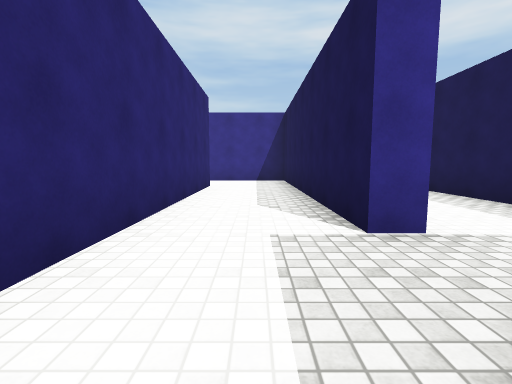
view 1 (above)

16 first-person views from a walk through a Unity game level. The camera is 1.2 m above the floor, tilts 6° down and sees 85° across. The floor is counted in squares, 2 m on a side. Each view is taken from the middle of a square. On the plan, view 1 faces up. The plan holds only what a view shows up to about 9 squares ahead; the rest is blank. The player is left out. Surface patterns are stand-ins for the level's own textures.

view 2
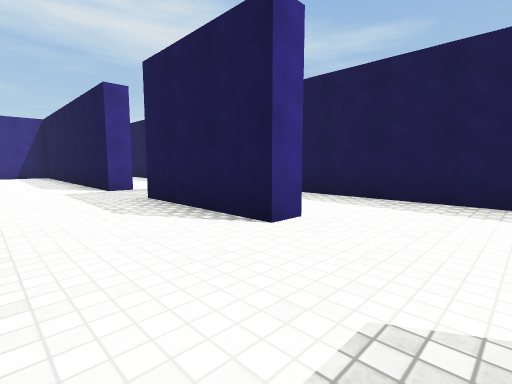

view 3
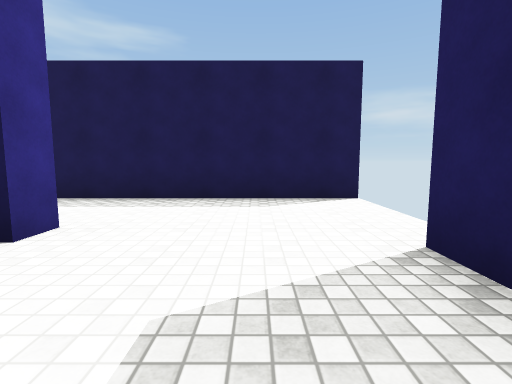

view 4
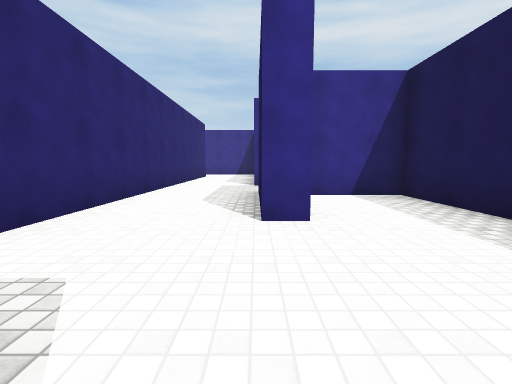

view 5
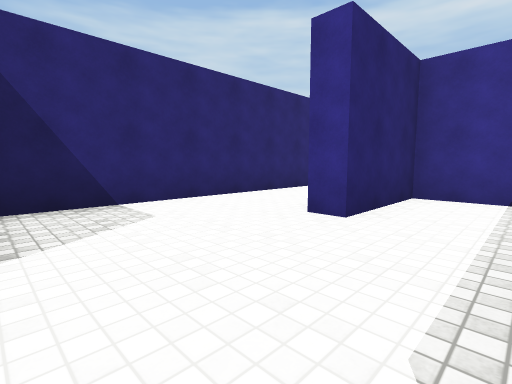

view 6
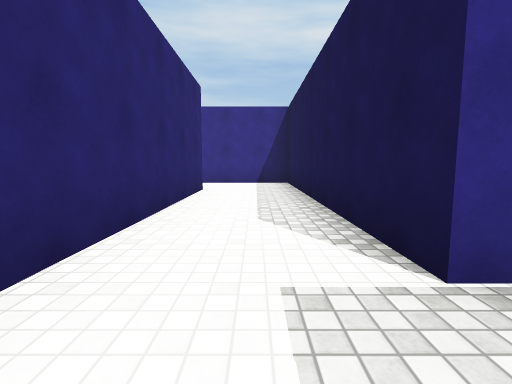

view 7
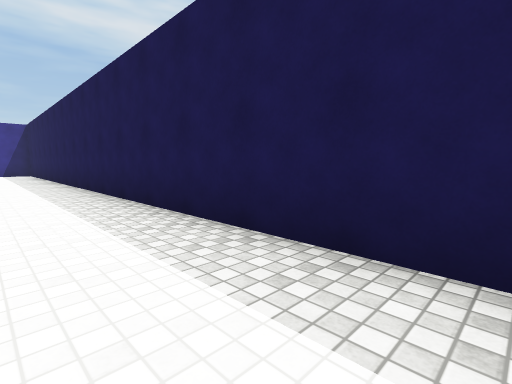

view 8
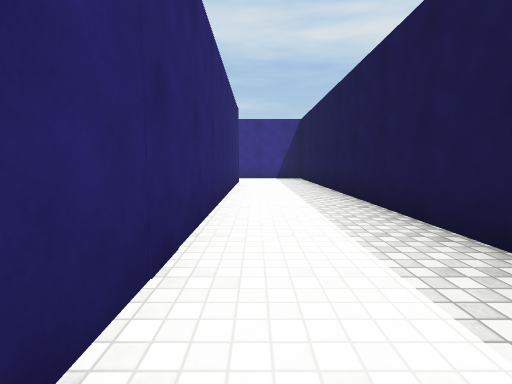

view 9
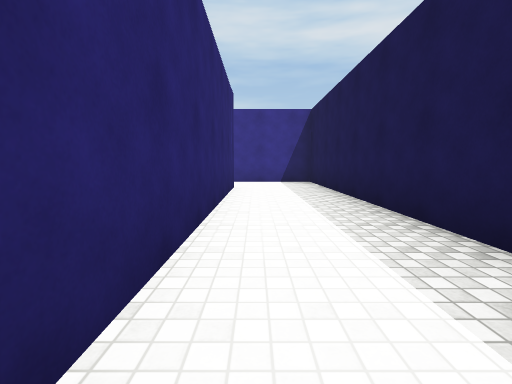

view 10
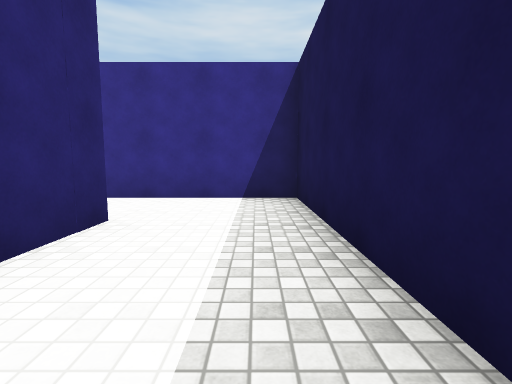

view 11
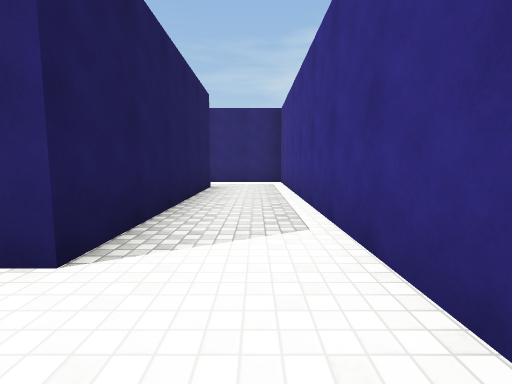

view 12
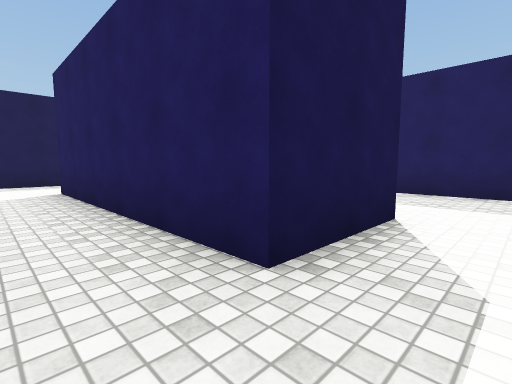

view 13
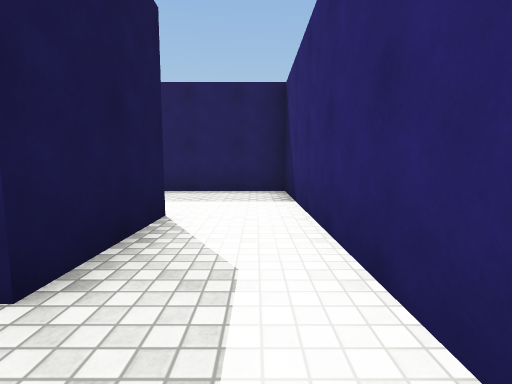

view 14
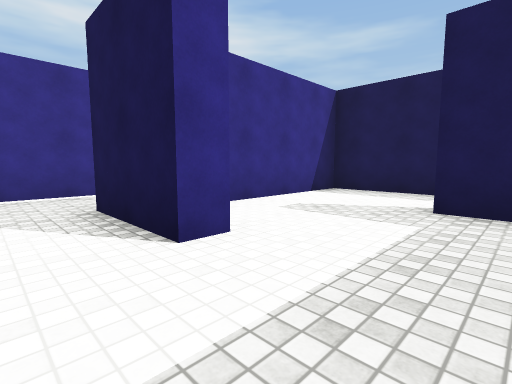

view 15
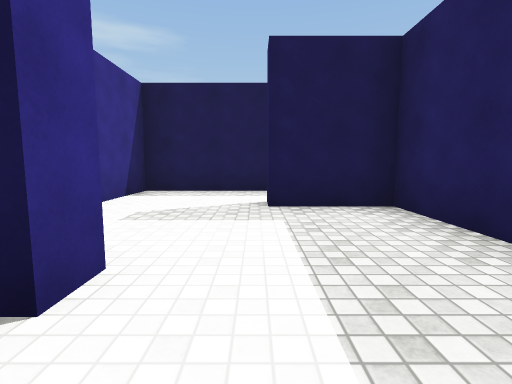

view 16
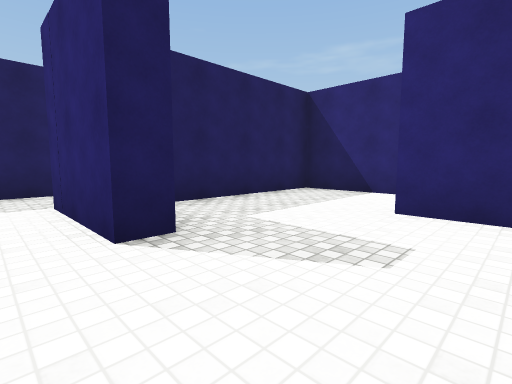

### Floor plan
Ten units are one square. View 1 is at (0, 0); x grows to the right and y downward. Boxes are objects, and circles mark ways between rooms. Rooms are numbered by the first view taken in them; rooms with no view inside come last. Other rooms are left out.
<svg viewBox="-61 -193 103 258">
<path fill="none" stroke="#000" d="M10 -23 10 -94 -16 -94M2 52 10 52M37 58 37 -2 15 -2 15 22 10 22 10 -8M-12 -72 -12 49M15 -169 15 -85M37 -30 37 -188 15 -188M15 -23 10 -23M-35 -149 -40 -149 -40 -169 15 -169M15 -188 -56 -188 -56 -121 -34 -121M10 -138 10 -164 -22 -164M-34 -121 -12 -121 -12 -138 -7 -138 -7 -115M-35 -159 -35 -149"/>
<circle cx="10" cy="-20" r="3" fill="#2a7"/>
<circle cx="10" cy="-180" r="3" fill="#2a7"/>
<circle cx="-40" cy="-135" r="3" fill="#2a7"/>
<text x="0" y="0">1</text>
<text x="20" y="-100">2</text>
<text x="-50" y="-160">3</text>
<text x="-10" y="-140">4</text>
</svg>
Room 1 opens to room 2. Room 2 opens to room 3. Room 3 opens to room 4.

Where each view was taken, in squares from view 1:
view 1: 0 up, 0 right, facing up
view 2: 4 down, 1 left, facing up-right
view 3: 4 down, 1 left, facing right
view 4: 5 down, 1 right, facing up
view 5: 5 down, 3 right, facing up-left
view 6: 1 up, 0 right, facing up
view 7: 3 up, 2 right, facing up-right
view 8: 8 up, 2 right, facing up
view 9: 10 up, 2 right, facing up
view 10: 14 up, 3 right, facing up
view 11: 18 up, 3 right, facing left
view 12: 18 up, 5 left, facing down-right
view 13: 18 up, 5 left, facing down
view 14: 13 up, 5 left, facing up-right
view 15: 14 up, 5 left, facing right
view 16: 16 up, 0 right, facing down-left
